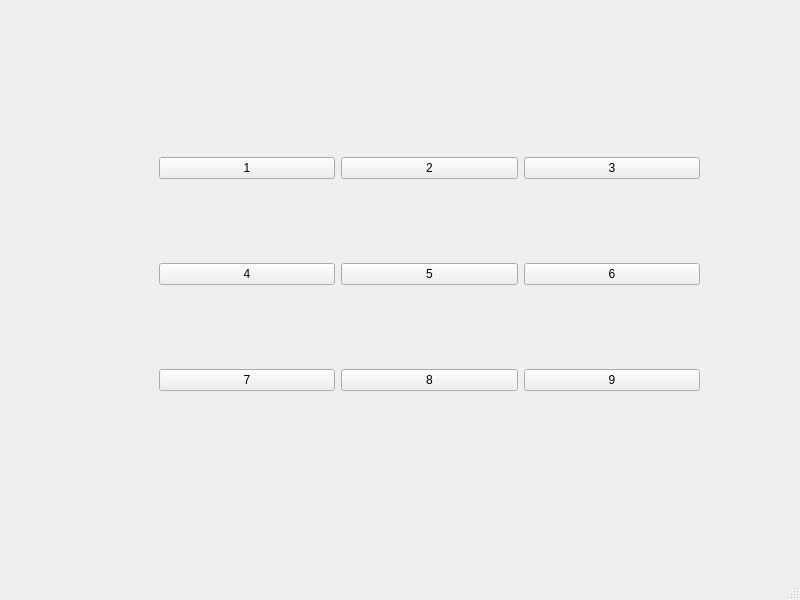
<?xml version="1.0" encoding="UTF-8"?>
<ui version="4.0">
 <class>MainWindow</class>
 <widget class="QMainWindow" name="MainWindow">
  <property name="geometry">
   <rect>
    <x>0</x>
    <y>0</y>
    <width>800</width>
    <height>600</height>
   </rect>
  </property>
  <property name="windowTitle">
   <string>MainWindow</string>
  </property>
  <widget class="QWidget" name="centralwidget">
   <widget class="QWidget" name="gridLayoutWidget">
    <property name="geometry">
     <rect>
      <x>159</x>
      <y>79</y>
      <width>541</width>
      <height>391</height>
     </rect>
    </property>
    <layout class="QGridLayout" name="gridLayout">
     <item row="1" column="0">
      <widget class="QPushButton" name="pushButton">
       <property name="text">
        <string>4</string>
       </property>
      </widget>
     </item>
     <item row="0" column="0">
      <widget class="QPushButton" name="pushButton_3">
       <property name="text">
        <string>1</string>
       </property>
      </widget>
     </item>
     <item row="2" column="0">
      <widget class="QPushButton" name="pushButton_2">
       <property name="text">
        <string>7</string>
       </property>
      </widget>
     </item>
     <item row="0" column="1">
      <widget class="QPushButton" name="pushButton_4">
       <property name="text">
        <string>2</string>
       </property>
      </widget>
     </item>
     <item row="2" column="1">
      <widget class="QPushButton" name="pushButton_6">
       <property name="text">
        <string>8</string>
       </property>
      </widget>
     </item>
     <item row="1" column="1">
      <widget class="QPushButton" name="pushButton_5">
       <property name="text">
        <string>5</string>
       </property>
      </widget>
     </item>
     <item row="0" column="2">
      <widget class="QPushButton" name="pushButton_7">
       <property name="text">
        <string>3</string>
       </property>
      </widget>
     </item>
     <item row="1" column="2">
      <widget class="QPushButton" name="pushButton_8">
       <property name="text">
        <string>6</string>
       </property>
      </widget>
     </item>
     <item row="2" column="2">
      <widget class="QPushButton" name="pushButton_9">
       <property name="text">
        <string>9</string>
       </property>
      </widget>
     </item>
    </layout>
   </widget>
  </widget>
  <widget class="QMenuBar" name="menubar">
   <property name="geometry">
    <rect>
     <x>0</x>
     <y>0</y>
     <width>800</width>
     <height>21</height>
    </rect>
   </property>
  </widget>
  <widget class="QStatusBar" name="statusbar"/>
 </widget>
 <resources/>
 <connections/>
</ui>
